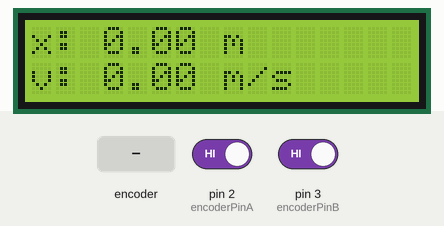
The sketch below on a simulated Arduino Uno, built with avr-gcc and run on an emulated ATmega328P. Parts: 16×2 character LCD. The inputs (shaded band) are chosen by the test bench; at power-on: pin 2 (encoderPinA) HIGH, pin 3 (encoderPinB) HIGH.

Above: at 1.2 s.
1.3 s: rotary encoder on pin 2 (encoderPinA) / pin 3 (encoderPinB) turned 2 steps (second pin leading)
At 1.9 s:
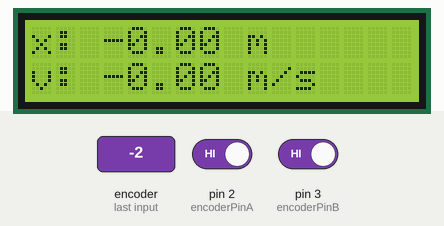
At 3.0 s:
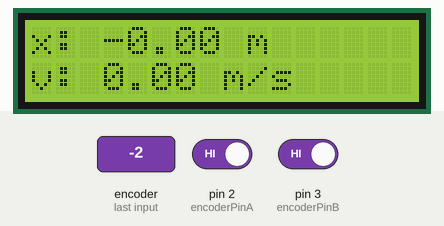
Timing chart, 0 to 4.5 s (numbered marks = the images above; inputs shaded):
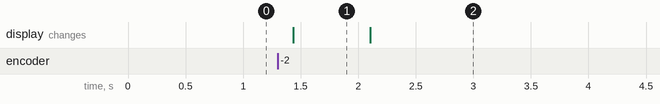

Measured:
- after the input at 1.3 s, the display: changes after 0.13 s (image 1)

The sketch:

Motorcycle-distance-measurement.ino
```cpp
#define PI 3.1415926535897932384626433832795
#include <LiquidCrystal_I2C.h>
LiquidCrystal_I2C lcd(0x27, 16, 2);

const int encoderPinA = 2;
const int encoderPinB = 3;
volatile int encoderPos = 0;
volatile int lastEncoderPos = 0;
volatile boolean aState, aLastState;
unsigned long lastTime = 0;
const float radii = 0.127;
float velocity = 0.0;
float distance = 0.0;
float displacement = 0.0;

void setup() {
  pinMode(encoderPinA, INPUT_PULLUP);
  pinMode(encoderPinB, INPUT_PULLUP);
  attachInterrupt(digitalPinToInterrupt(encoderPinA), updateEncoder, CHANGE);
  aLastState = digitalRead(encoderPinA);

  Serial.begin(9600);
  lcd.init();
  lcd.setBacklight(HIGH);
}

void loop() {
  unsigned long currentTime = millis();
  unsigned long timeDiff = currentTime - lastTime;

  displacement = (encoderPos - lastEncoderPos) * ( (2 * PI * radii) / 2000);
  distance = distance + displacement;
  velocity = displacement * (1000.0 / timeDiff);

  lastEncoderPos = encoderPos;
  lastTime = currentTime;

  lcd.setCursor(0, 0);
  lcd.print("x: ");
  lcd.print(distance);
  lcd.print(" m        ");
  lcd.setCursor(0, 1);
  lcd.print("v: ");
  lcd.print(velocity);
  lcd.print(" m/s      ");

  delay(300);
}

void updateEncoder() {
  aState = digitalRead(encoderPinA);

  if (aState != aLastState) {
    if (digitalRead(encoderPinB) != aState) {
      encoderPos++;
    } else {
      encoderPos--;
    }
  }

  aLastState = aState;
}
```
